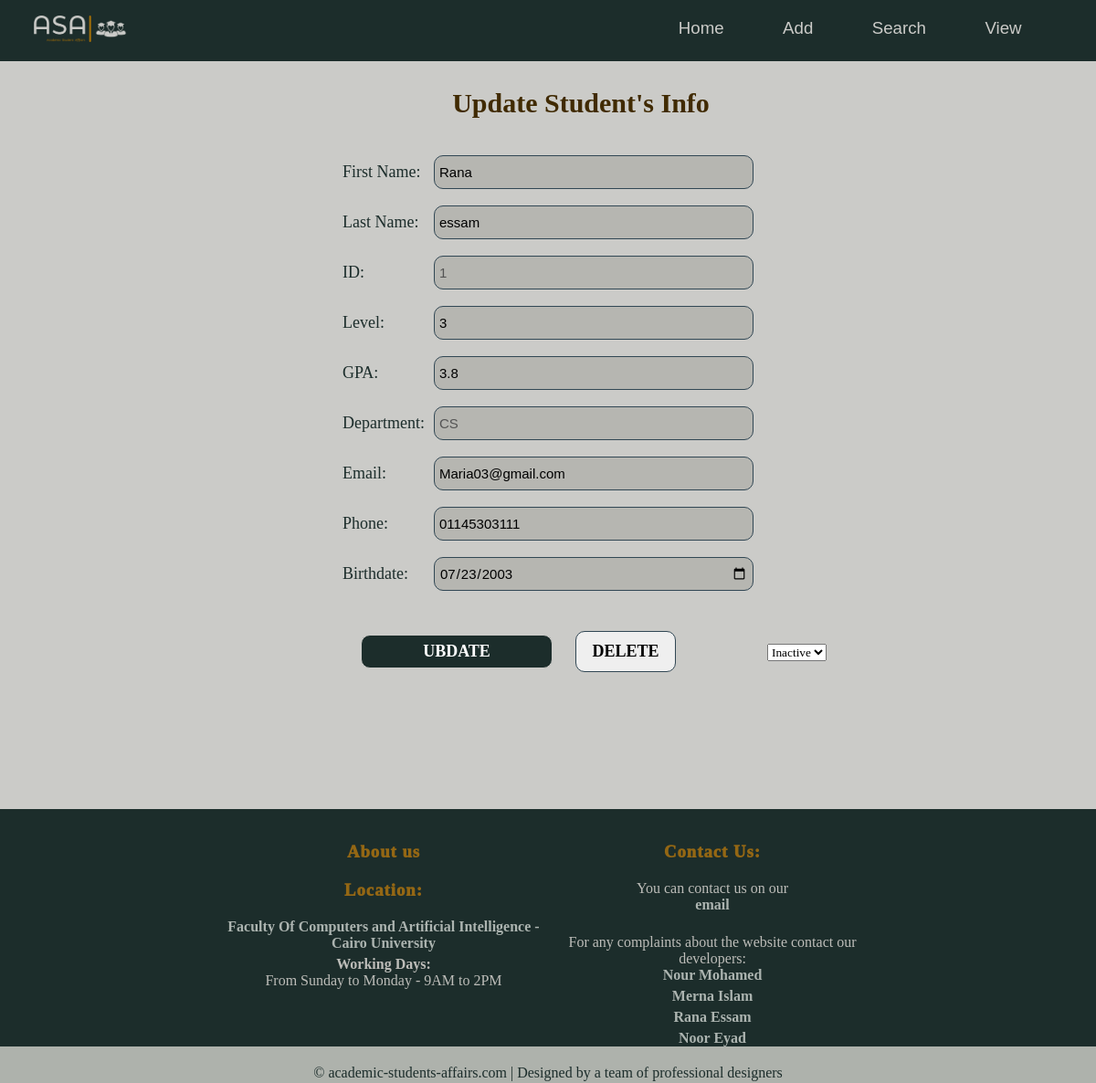
The page /editStudent/1 on the database as committed earlier.
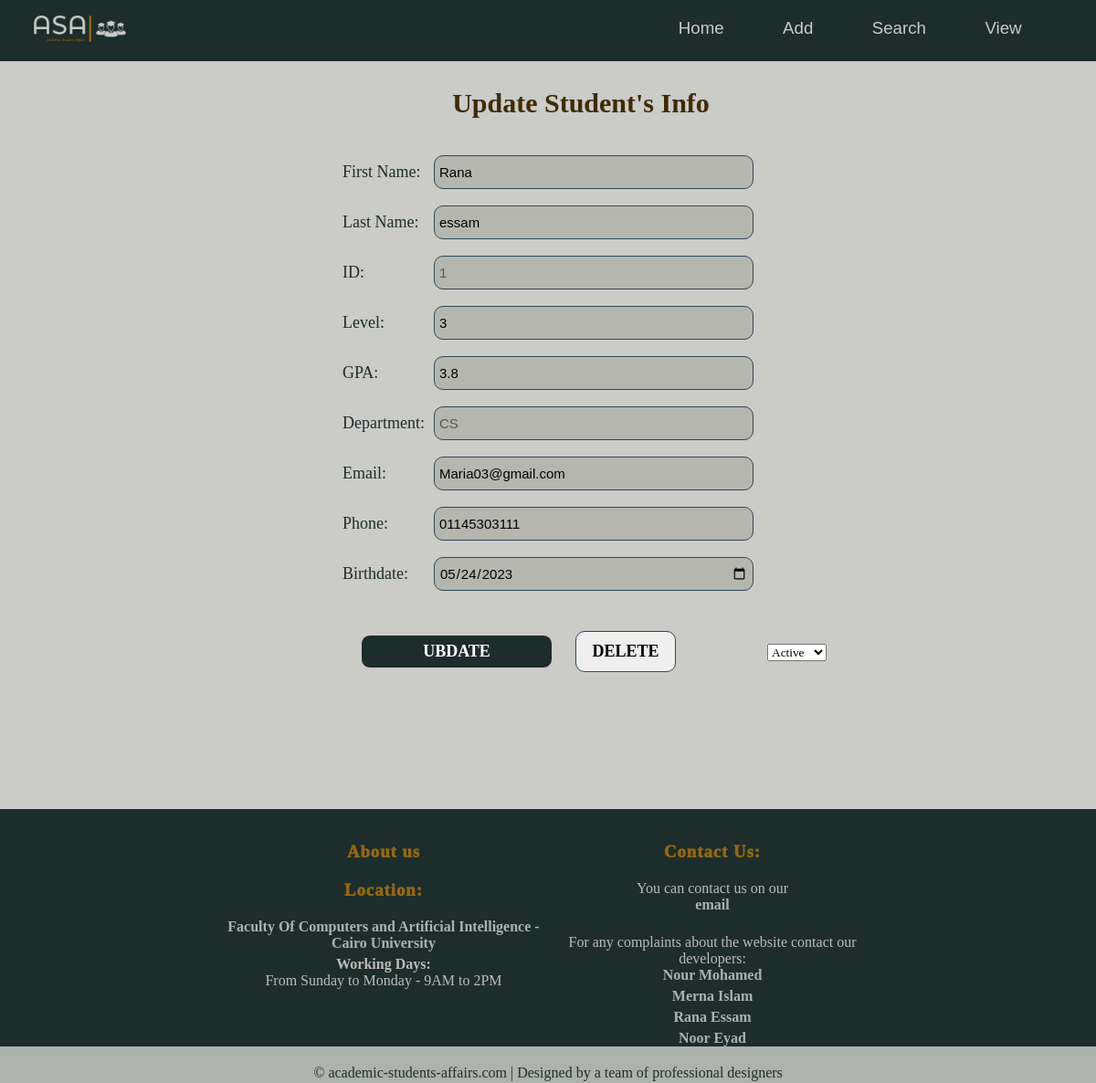
The same page on the database as committed later.
### students/models.py (models this page shows)
class Member(models.Model):
    firstname = models.CharField(max_length=255)
    lastname = models.CharField(max_length=255)
    email = models.CharField(max_length = 50)
    phone = models.CharField(max_length=15)
    gpa = models.FloatField()
    level = models.IntegerField()
    birthdate = models.DateField()
    gender = models.CharField(max_length=6)
    dep = models.CharField(max_length= 10,  default='General')
    state = models.BooleanField(default= False)

### students/views.py (the view, shortened to what this page needs)
# urls.py: path('editStudent/<int:id>', views.editStudent, name='editStudent'),
def editStudent(request, id):
  mymember = Member.objects.get(id = id)
  template = loader.get_template('update_info_screen.html')
  context = {
    'std': mymember,
  }
  return HttpResponse(template.render(context, request))

### students/templates/update_info_screen.html (shortened to what this page needs)
{% extends "master.html" %}
{% load static %}
{% block stylesheet %}
<link rel="stylesheet" href="{% static 'update_info.css' %}">
{% endblock %}
{% block content %}
<h1 style="margin-left: 6%;"> Update Student's Info </h1>
<center>
<form style="text-align: center; " id="fields" method = "GET" onsubmit = "updateStudent()">
  <label for="first_name">First Name:</label>
  <input  type="text" name="first_name" id="first_name"  value = {{std.firstname }} required>
  <br>
  <br>
  <label for="last_name">Last Name:</label>
  <input  type="text" name="last_name" id="last_name" value = {{std.lastname }} required >
  <br>
  <br>
  <label for="id">ID:</label>
  <input  type="text" name="id" id="id" value= {{std.id}}  disabled>
  <br>
  <br>
  <label for="level">Level:</label>
  <input  type="text" name="level" id="level" value = {{std.level}}  pattern="[1-4]{1}" required>
  <br>
  <br>
  <label for="gpa">GPA:</label>
  <input  type="text" name="gpa" id="gpa" value = {{std.gpa}} required>
  <br>
  <br>
  <label for="department">Department:</label >
  <input  type="text" name="dep" id="dep" value = {{std.dep}}  disabled>
  <br>
  <br>
  <label for="email">Email:</label>
  <input  type="email" name="email" id="email" value = {{std.email}} required >
  <br>
  <br>
  <label for="phone">Phone:</label>
  <input name="phone" id="phone"  pattern="[0-9]{11}" value = {{std.phone}} required>
  <br>
  <br>
  <label for="birthdate"> Birthdate:</label>
  <input  type="date" name="birthdate" id="birthdate" value = {{std.birthdate|date:"Y-m-d"}} >
  <br>
  <br>
  <input type = "submit" value= "UBDATE" class="UBDATE" >
  <button class="delete" onclick="submit()">DELETE</button>
  <select class="dropdown" name="state" id="state"   >
           <option value ="1" {%if std.state%}selected {%endif%} >Active</option>
           <option value = "0"{%if not std.state%}selected {%endif%} >Inactive</option>
       </select>
      </center>
{% endblock %}

Rows that differ between the two databases and show on the page:
changed Member "Rana": birthdate "07/23/2003" → "05/24/2023"; state "Inactive" → "Active"
